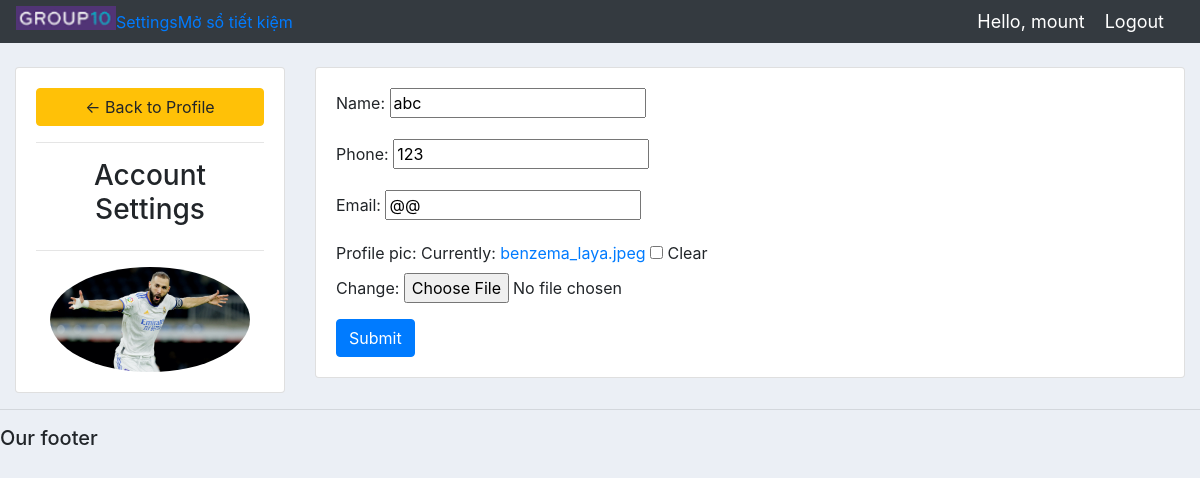
Screenshot of /account/ (signed in) with the database file from the repository.
### account/models.py (models this page shows, shortened)
class Customer(models.Model):
    user = models.OneToOneField(User,null=True,blank=True,on_delete=models.CASCADE)
    name = models.CharField(max_length=200, null=True)
    phone = models.CharField(max_length=200, null=True)
    email = models.CharField(max_length=200, null=True)
    profile_pic = models.ImageField(default="logo2.png",null=True,blank=True)
    date_created = models.DateTimeField(auto_now_add=True, null=True)

### account/decorators.py (the view)
        def wrapper_func(request, *args, **kwargs):
            group=None
            if request.user.groups.exists():
                group = request.user.groups.all()[0].name
            if group in allowed_roles:
                return view_func(request,*args,**kwargs)
            else:
                return HttpResponse('You are not authorized to view this page')

### account/forms.py
class CustomerForm(ModelForm):
    class Meta:
        model=Customer
        fields='__all__'
        exclude=['user']

### account/views.py (called while the page is built)
@login_required(login_url='login')
@allowed_users(allowed_roles=['customer'])
def accountSettings(request):
    customer = request.user.customer
    form = CustomerForm(instance=customer)
    if request.method == 'POST':
        form=CustomerForm(request.POST,request.FILES,instance=customer)
        if form.is_valid():
            form.save()
    context = {'form':form}
    return render(request, 'accounts/account_settings.html',context)

### account/templates/accounts/account_settings.html (shortened to what this page needs)
{%  extends 'accounts/main.html' %}
{% load static %}
{% block content %}
<br>
<div class="row">
	<div class="col-md-3">
		<div class="card card-body">
			<a class="btn btn-warning" href="{% url 'home' %}"> &#8592; Back to Profile</a>
			<hr>
			<h3 style="text-align: center">Account Settings</h3>
			<hr>
			<img class="profile-pic" src="{{request.user.customer.profile_pic.url}}" >
		</div>
	</div>
	<div class="col-md-9">
		<div class="card card-body">
			<form method="POST" action="" enctype="multipart/form-data">
				{{form.as_p}}
			<input class="btn btn-primary" type="submit" name="Update Information">
			</form>
		</div>
	</div>
</div>
{% endblock %}

### account/templates/accounts/navbar.html (shortened to what this page needs)
{% load static %}
<nav class="navbar navbar-expand-lg navbar-dark bg-dark">
  <img style="max-width:100px; margin-top: -7px;" src="/static/images/logo1.png">
  <div class="collapse navbar-collapse" id="navbarNav">
    <ul class="navbar-nav">
      {% if request.user.is_staff %}
      <li style="max-width:100px; margin-top: 5px; margin-right: 5px;" class="nav-item active">
        <a  class="nav-linsk" href="{% url 'home' %}">Dashboard</a>
      </li>
      <li style="max-width:100px; margin-top: -2px; margin-right: 5px;" class="nav-item">
        <a class="nav-link" href="{% url 'products' %}">Products</a>
      </li>
      {% else %}
      <li class="nav-item">
        <a class="navlink" href="{% url 'account' %}">Settings</a>
      </li>
      <li class="nav-item">
        <a class="navlink" href="{% url 'create_bankbook' %}">Mở sổ tiết kiệm</a>
      </li>
      {% endif %}
    </ul>
  </div>
  <span class="hello-msg">Hello, {{request.user}}</span>
  <span ><a class="hello-msg" href="{% url 'logout' %}">Logout</a></span>
</nav>

### static/css/main.css (style rules this page uses)
img { width: 100%; height: auto; }
body { background-color: #ebeff5; }

### account/templates/accounts/navbar.html (style rules this page uses)
.hello-msg { font-size: 18px; color: #fff; margin-right: 20px; }

### account/templates/accounts/account_settings.html (style rules this page uses)
.profile-pic { max-width: 200px; max-height:200px; margin: 0 auto; border-radius: 50%; }

### rows the page displays
Customer: name "abc", phone "123", email "@@"

### other values shown
{{ request.user }} "mount"
